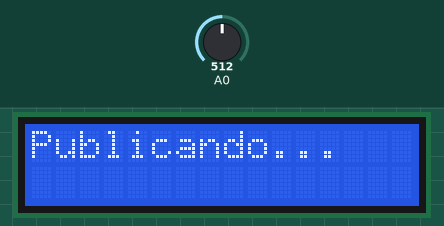
Bench run of a sketch on a simulated ESP8266 (NodeMCU). On the bench: 16×2 character LCD. The test bench sets the inputs (shaded band); at power-on: A0 = 512. WiFi joins after 1.5 s; servers stay silent unless stated; no MQTT or app messages arrive unless stated; what the sketch prints to the serial monitor is not drawn.

Above: at 10.3 s.
At 11.4 s:
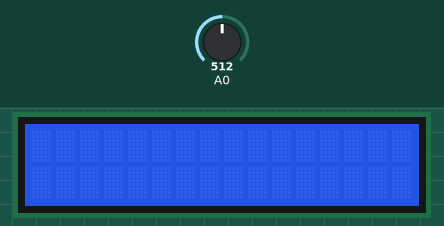

The sketch:

AMT1001.ino
```cpp
#include <ESP8266WiFi.h>
#include <Adafruit_MQTT.h>
#include <Adafruit_MQTT_Client.h>
#include <Wire.h>
#include <LiquidCrystal_I2C.h>
#include <ArduinoJson.h>

#define WIFI_SSID       "WIFI_SSID"
#define WIFI_PASS       "WIFI_PASSWD"

#define MQTT_SERVER     "io.adafruit.com"
#define MQTT_PORT       1883
#define MQTT_USERNAME   "mqttusername"
#define MQTT_KEY        "mqttpasword"
const int JSON_BUFFER_SIZE = 256;
// Definir dados do LCD
LiquidCrystal_I2C lcd(0x27,16,2);
const int pinoAnalogico = 0; // Substitua pelo número do pino analógico que você deseja ler
// Saida de Umidade
float voltOutHum = 0;

// Definir objetos de cliente WiFi y MQTT
WiFiClient client;
Adafruit_MQTT_Client mqtt(&client, MQTT_SERVER, MQTT_PORT, MQTT_USERNAME, MQTT_KEY);

// Definir feeds MQTT (puedes agregar más si lo deseas)
Adafruit_MQTT_Publish feed = Adafruit_MQTT_Publish(&mqtt, MQTT_USERNAME "/feeds/DATACENTER");
Adafruit_MQTT_Subscribe miSuscripcion = Adafruit_MQTT_Subscribe(&mqtt, MQTT_USERNAME "/feeds/mi-otro-feed");

void setup() {
  lcd.init();
  lcd.backlight();
  lcd.setCursor(0,0);
  lcd.print("Iniciando");
  lcd.init();
  Serial.begin(115200);
  delay(10);

  // Conéctate a la red WiFi
  WiFi.begin(WIFI_SSID, WIFI_PASS);
  while (WiFi.status() != WL_CONNECTED) {
    delay(1000);
    Serial.println("Conectando a WiFi...");
    lcd.print("Conectando a WiFi...");
  }
  Serial.println("Conectado a WiFi");
  lcd.print("Conectado a WiFi");
  lcd.init();


  // Inicia la conexión MQTT
  mqtt.connect();
}

void loop() {
    int valorAnalogico = analogRead(pinoAnalogico); // Lê o valor analógico do pino
  voltOutHum = valorAnalogico / 30;
  Serial.print("Valor %: ");
  Serial.println(voltOutHum);
  // Crie um objeto JSON
  StaticJsonDocument<JSON_BUFFER_SIZE> jsonDoc;

  // Adicione variáveis ao objeto JSON
  jsonDoc["sensor"] = "AMT1001";
  jsonDoc["temperatura"] = 25.5;
  jsonDoc["umidade"] = voltOutHum;

  // Serialize o objeto JSON em uma string
  String jsonString;
  serializeJson(jsonDoc, jsonString);


  // Mantén la conexión MQTT activa
  if (!mqtt.connected()) {
    Serial.println("Conexão MQTT perdida. Reconectando...");
    lcd.print("Conexão MQTT perdida. Reconectando...");
    if (mqtt.connect()) {
      Serial.println("Reconexão exitosa");
      lcd.print("Conexão MQTT-OK");
      lcd.clear();

    } else {
      Serial.println("Erro ao conectar aguarde 10s...");
      lcd.print("Erro ao conectar aguarde 10s...");
      delay(10000);
    }
  }

  // Publica un mensaje en el feed
  static uint32_t lastMillis = 0;
  lcd.init();
  if (millis() - lastMillis > 10000) {
    if (feed.publish(voltOutHum)) {
      Serial.println("Mensaje publicado correctamente");
      lcd.print("Publicando...");
    } else {
      Serial.println("Error al publicar el mensaje");
      lcd.print("Erro ao publicar");
    }
    lastMillis = millis();
  }

  // Lee mensajes recibidos en la suscripción
  Adafruit_MQTT_Subscribe *subscription;
  while ((subscription = mqtt.readSubscription(1000))) {
    if (subscription == &miSuscripcion) {
      Serial.print(F("Mensaje recibido: "));
      Serial.println((char *)miSuscripcion.lastread);
    }
  }
  lcd.init();
}
```

Measured:
- what the display in image 0 shows lasts 1.0 s, from 10.3 s to 11.3 s
- what the display in image 1 shows lasts 9.1 s, from 11.3 s to 20.4 s
